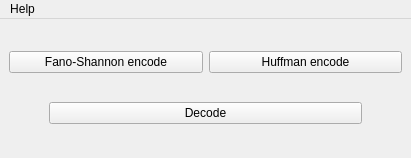
<?xml version="1.0" encoding="UTF-8"?>
<ui version="4.0">
 <class>MainWindow</class>
 <widget class="QMainWindow" name="MainWindow">
  <property name="geometry">
   <rect>
    <x>0</x>
    <y>0</y>
    <width>411</width>
    <height>158</height>
   </rect>
  </property>
  <property name="windowTitle">
   <string>CourseWork</string>
  </property>
  <widget class="QWidget" name="centralwidget">
   <layout class="QVBoxLayout" name="verticalLayout">
    <item>
     <layout class="QHBoxLayout" name="horizontalLayout">
      <item>
       <widget class="QPushButton" name="fanoShannonEncode_pushButton">
        <property name="text">
         <string>Fano-Shannon encode</string>
        </property>
       </widget>
      </item>
      <item>
       <widget class="QPushButton" name="huffmanEncode_pushButton">
        <property name="text">
         <string>Huffman encode</string>
        </property>
       </widget>
      </item>
     </layout>
    </item>
    <item>
     <layout class="QHBoxLayout" name="horizontalLayout_2">
      <item>
       <spacer name="horizontalSpacer">
        <property name="orientation">
         <enum>Qt::Horizontal</enum>
        </property>
        <property name="sizeType">
         <enum>QSizePolicy::Minimum</enum>
        </property>
        <property name="sizeHint" stdset="0">
         <size>
          <width>40</width>
          <height>20</height>
         </size>
        </property>
       </spacer>
      </item>
      <item>
       <widget class="QPushButton" name="decode_pushButton">
        <property name="sizePolicy">
         <sizepolicy hsizetype="Preferred" vsizetype="Fixed">
          <horstretch>0</horstretch>
          <verstretch>0</verstretch>
         </sizepolicy>
        </property>
        <property name="text">
         <string>Decode</string>
        </property>
       </widget>
      </item>
      <item>
       <spacer name="horizontalSpacer_2">
        <property name="orientation">
         <enum>Qt::Horizontal</enum>
        </property>
        <property name="sizeType">
         <enum>QSizePolicy::Minimum</enum>
        </property>
        <property name="sizeHint" stdset="0">
         <size>
          <width>40</width>
          <height>20</height>
         </size>
        </property>
       </spacer>
      </item>
     </layout>
    </item>
   </layout>
  </widget>
  <widget class="QMenuBar" name="menubar">
   <property name="geometry">
    <rect>
     <x>0</x>
     <y>0</y>
     <width>411</width>
     <height>20</height>
    </rect>
   </property>
   <widget class="QMenu" name="menu">
    <property name="title">
     <string>Help</string>
    </property>
    <addaction name="actionAbout_program"/>
    <addaction name="actionAbout_author"/>
   </widget>
   <addaction name="menu"/>
  </widget>
  <action name="action">
   <property name="text">
    <string>Выход</string>
   </property>
  </action>
  <action name="actionAbout_program">
   <property name="text">
    <string>About the program...</string>
   </property>
  </action>
  <action name="actionAbout_author">
   <property name="text">
    <string>About  the author...</string>
   </property>
  </action>
 </widget>
 <resources/>
 <connections/>
</ui>
